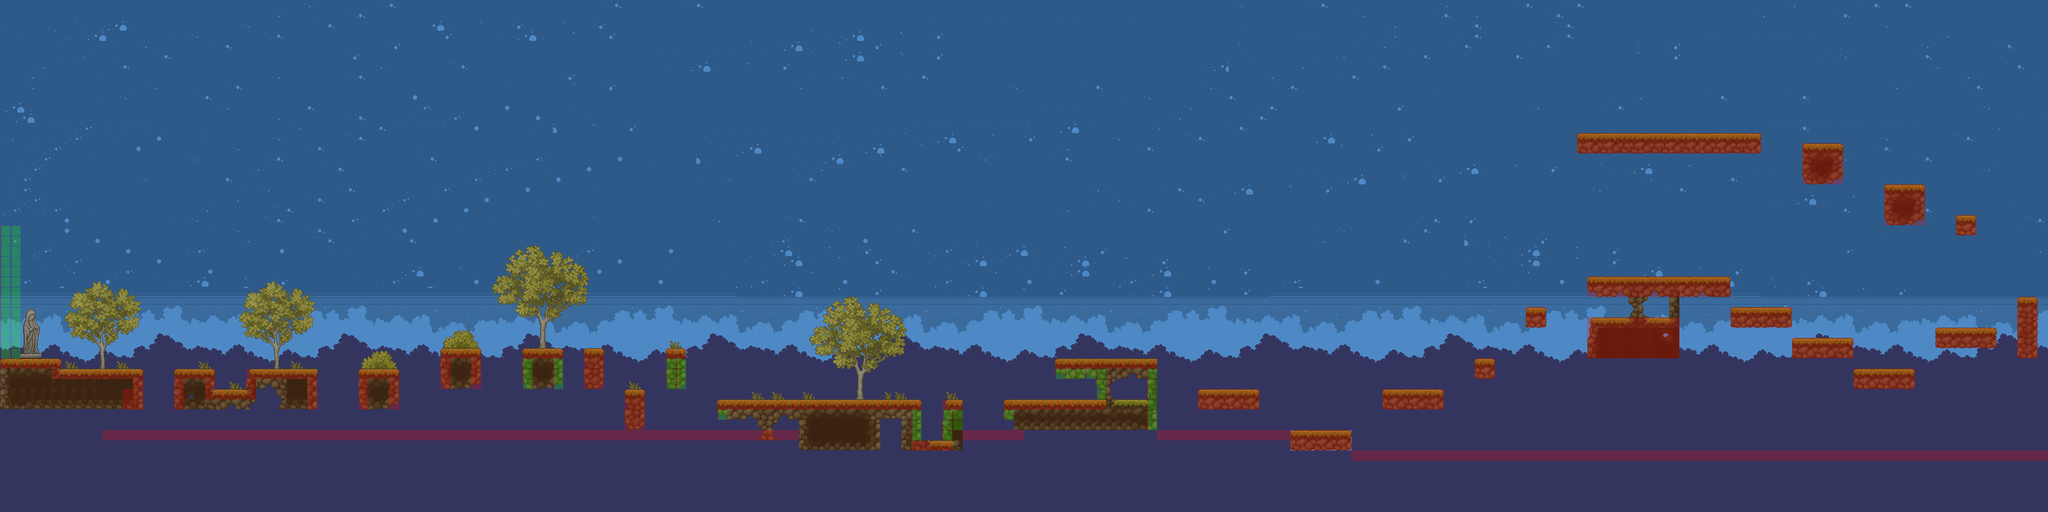

A 2D game scene composited from a Tiled map and its tileset images. What follows is a short description and the map's XML, with each tile layer's data collapsed to a summary:
An orthogonal 200x50 tile map with 16x16 px tiles, 9 tile layers (NavigationMesh, BG_4, BG_3, Background, ...), 7 tilesets.

<map version="1.9" tiledversion="1.9.2" orientation="orthogonal" renderorder="right-down" width="200" height="50" tilewidth="16" tileheight="16" infinite="0" nextlayerid="16" nextobjectid="1">
 <tileset firstgid="1" name="Tileset_1" tilewidth="16" tileheight="16" tilecount="1024" columns="32">
  <image source="FG/TX Tileset Ground.png" width="512" height="512" />
 </tileset>
 <tileset firstgid="1025" name="TilesExamples_2" tilewidth="16" tileheight="16" tilecount="1024" columns="32">
  <image source="FG/TX Tileset Ground.png" width="512" height="512" />
 </tileset>
 <tileset firstgid="2049" name="Trees_3" tilewidth="16" tileheight="16" tilecount="4096" columns="64">
  <image source="FG/TX Village Props.png" width="1024" height="1024" />
 </tileset>
 <tileset firstgid="6145" name="BGFront_1" tilewidth="16" tileheight="16" tilecount="198" columns="18">
  <image source="BG/background_2.png" width="288" height="180" />
 </tileset>
 <tileset firstgid="6343" name="BGBack_2" tilewidth="16" tileheight="16" tilecount="198" columns="18">
  <image source="BG/background_1.png" width="288" height="180" />
 </tileset>
 <tileset firstgid="6541" name="CloudsFront_3" tilewidth="16" tileheight="16" tilecount="198" columns="18">
  <image source="BG/background_0.png" width="288" height="180" />
 </tileset>
 <tileset firstgid="6739" name="MapMetadata" tilewidth="16" tileheight="16" tilecount="8" columns="4">
  <image source="MapMetadata.png" width="67" height="34" />
 </tileset>
 <layer id="15" name="NavigationMesh" width="200" height="50">
  <properties>
   <property name="Draw" type="bool" value="false" />
   <property name="Navigation" type="bool" value="true" />
  </properties>
  <data>[10000 cells, 10000 non-empty, 3 distinct tile ids]</data>
 </layer>
 <layer id="3" name="BG_4" width="200" height="50">
  <properties>
   <property name="Draw" type="bool" value="true" />
  </properties>
  <data>[10000 cells, 0 non-empty, 0 distinct tile ids]</data>
 </layer>
 <layer id="4" name="BG_3" width="200" height="50">
  <properties>
   <property name="Draw" type="bool" value="true" />
  </properties>
  <data>[10000 cells, 91 non-empty, 91 distinct tile ids]</data>
 </layer>
 <layer id="14" name="Background" width="200" height="50">
  <properties>
   <property name="Draw" type="bool" value="true" />
  </properties>
  <data>[10000 cells, 6600 non-empty, 144 distinct tile ids]</data>
 </layer>
 <layer id="5" name="BG_2" width="200" height="50">
  <properties>
   <property name="Draw" type="bool" value="true" />
  </properties>
  <data>[10000 cells, 3400 non-empty, 54 distinct tile ids]</data>
 </layer>
 <layer id="6" name="BG_1" width="200" height="50">
  <properties>
   <property name="Draw" type="bool" value="true" />
  </properties>
  <data>[10000 cells, 2850 non-empty, 72 distinct tile ids]</data>
 </layer>
 <layer id="7" name="FG_Decoration" width="200" height="50">
  <properties>
   <property name="Draw" type="bool" value="true" />
  </properties>
  <data>[10000 cells, 0 non-empty, 0 distinct tile ids]</data>
 </layer>
 <layer id="8" name="FG_Terrain_1" width="200" height="50">
  <properties>
   <property name="Draw" type="bool" value="true" />
  </properties>
  <data>[10000 cells, 1868 non-empty, 486 distinct tile ids]</data>
 </layer>
 <layer id="11" name="COLLIDERS" width="200" height="50" opacity="0.6">
  <properties>
   <property name="Draw" type="bool" value="false" />
  </properties>
  <data>[10000 cells, 588 non-empty, 3 distinct tile ids]</data>
 </layer>
</map>
